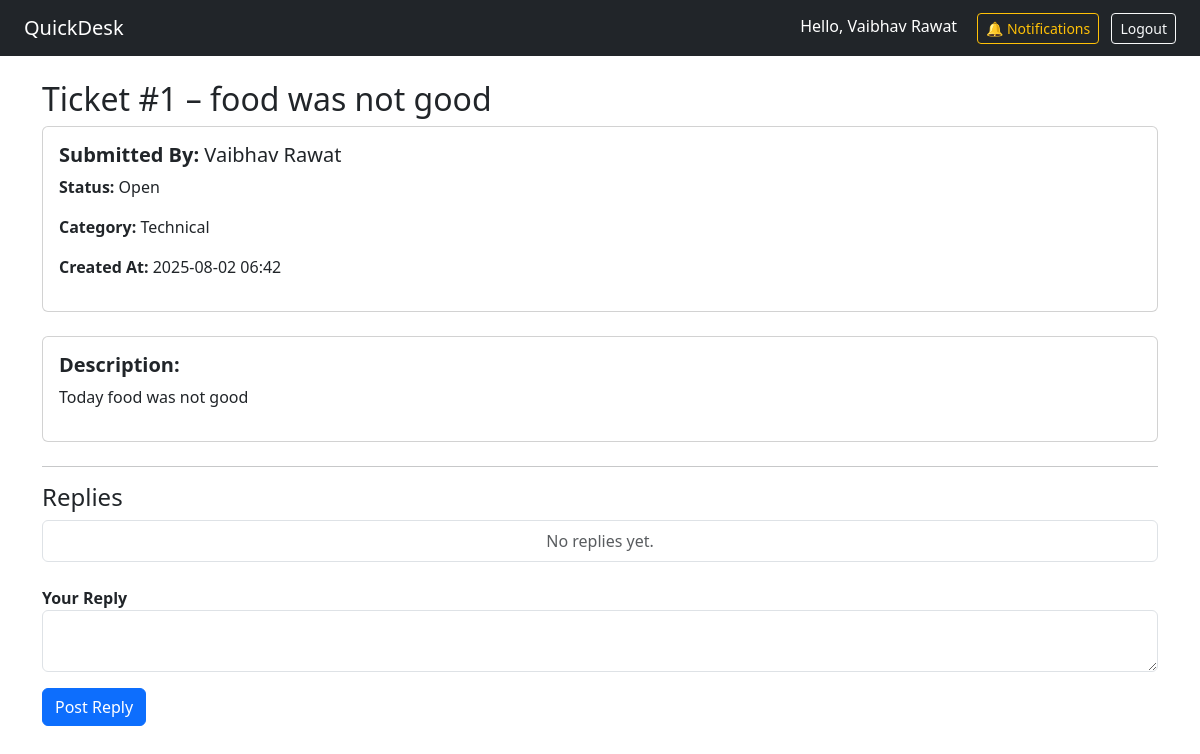
The page /ticket/1 (signed in) on the database as committed earlier.
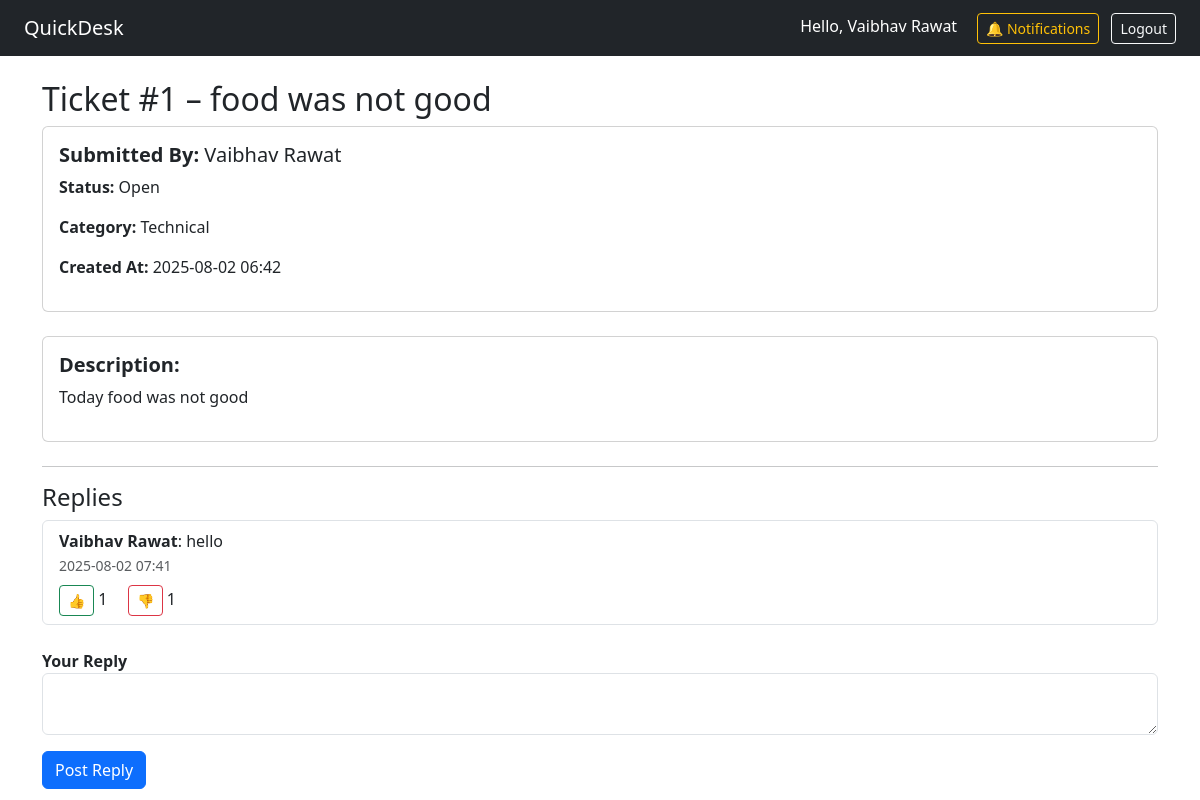
The same page on the database as committed later.
### app.py (models this page shows, shortened)
class User(db.Model, UserMixin):
    id = db.Column(db.Integer, primary_key=True)
    email = db.Column(db.String(150), unique=True, nullable=False)
    name = db.Column(db.String(150), nullable=False)
    password_hash = db.Column(db.String(200), nullable=False)
    role = db.Column(db.String(50), default='user')
    is_active = db.Column(db.Boolean, default=True)
    notifications = db.relationship('Notification', backref='user', lazy='dynamic')
    tickets = db.relationship('Ticket', backref='owner', lazy=True)
    replies = db.relationship('TicketReply', backref='author', lazy=True)

class Ticket(db.Model):
    id = db.Column(db.Integer, primary_key=True)
    subject = db.Column(db.String(200), nullable=False)
    description = db.Column(db.Text, nullable=False)
    category = db.Column(db.String(100), nullable=False)
    attachment = db.Column(db.String(200))
    status = db.Column(db.String(50), default='Open')
    user_id = db.Column(db.Integer, db.ForeignKey('user.id'), nullable=False)
    user_name = db.Column(db.String(150), nullable=False)  # ✅ store user name
    created_at = db.Column(db.DateTime, default=datetime.utcnow)
    replies = db.relationship('TicketReply', backref='ticket', lazy=True)

class TicketReply(db.Model):
    id = db.Column(db.Integer, primary_key=True)
    ticket_id = db.Column(db.Integer, db.ForeignKey('ticket.id'), nullable=False)
    user_id = db.Column(db.Integer, db.ForeignKey('user.id'), nullable=False)
    author_name = db.Column(db.String(150), nullable=False)  # ✅ store reply author name
    content = db.Column(db.Text, nullable=False)
    created_at = db.Column(db.DateTime, default=datetime.utcnow)
    votes = db.relationship('ReplyVote', backref='reply', lazy=True)

### app.py (the view, shortened to what this page needs)
@app.route('/ticket/<int:ticket_id>', methods=['GET', 'POST'])
@login_required
def ticket_detail(ticket_id):
    ticket = Ticket.query.get_or_404(ticket_id)
    replies = TicketReply.query.filter_by(ticket_id=ticket_id).order_by(TicketReply.created_at.asc()).all()
    return render_template('ticket_detail.html', ticket=ticket, replies=replies)

### app.py (called while the page is built)
@login_manager.user_loader
def load_user(user_id):
    return User.query.get(int(user_id))

### templates/ticket_detail.html (shortened to what this page needs)
{% extends 'base.html' %}
{% block content %}
<h2>Ticket #{{ ticket.id }} – {{ ticket.subject }}</h2>
<div class="card p-3 mb-4">
  <h5 class="mb-2"><strong>Submitted By:</strong> {{ ticket.user_name }}</h5>
  <p><strong>Status:</strong> {{ ticket.status }}</p>
  <p><strong>Category:</strong> {{ ticket.category }}</p>
  <p><strong>Created At:</strong> {{ ticket.created_at.strftime('%Y-%m-%d %H:%M') }}</p>
</div>
<div class="card p-3 mb-4">
  <h5><strong>Description:</strong></h5>
  <p>{{ ticket.description }}</p>
</div>
<hr>
<h4>Replies</h4>
<ul class="list-group mb-4">
  {% for reply in replies %}
    <li class="list-group-item">
      <strong>{{ reply.author_name }}</strong>: {{ reply.content }}<br>
      <small class="text-muted">{{ reply.created_at.strftime('%Y-%m-%d %H:%M') }}</small>
      <div class="mt-2">
        <form action="{{ url_for('vote_reply', reply_id=reply.id, vote_type='upvote') }}" method="post" style="display:inline;">
          <button class="btn btn-sm btn-outline-success" title="Upvote">👍</button>
        </form>
        <span class="me-3">{{ reply.votes | selectattr('vote_type', 'equalto', 'upvote') | list | length }}</span>
        <form action="{{ url_for('vote_reply', reply_id=reply.id, vote_type='downvote') }}" method="post" style="display:inline;">
          <button class="btn btn-sm btn-outline-danger" title="Downvote">👎</button>
        </form>
        <span>{{ reply.votes | selectattr('vote_type', 'equalto', 'downvote') | list | length }}</span>
      </div>
    </li>
  {% else %}
    <li class="list-group-item text-center text-muted">No replies yet.</li>
  {% endfor %}
</ul>
<form method="POST">
  <div class="mb-3">
    <label for="reply"><strong>Your Reply</strong></label>
    <textarea name="reply" class="form-control" id="reply" required></textarea>
  </div>
  <button type="submit" class="btn btn-primary">Post Reply</button>
</form>
{% endblock %}

### templates/base.html (shortened to what this page needs)
<!DOCTYPE html>
<html lang="en">
<head>
  <link href="https://cdn.jsdelivr.net/npm/bootstrap@5.3.0/dist/css/bootstrap.min.css" rel="stylesheet">
</head>
<body>
  <nav class="navbar navbar-expand-lg navbar-dark bg-dark px-4">
    <a class="navbar-brand" href="{{ url_for('dashboard') }}">QuickDesk</a>
    <div class="ms-auto">
      {% if current_user.is_authenticated %}
  <span class="text-white me-3">Hello, {{ current_user.name }}</span>
  <a class="btn btn-outline-warning btn-sm me-2" href="{{ url_for('notifications') }}">🔔 Notifications</a>
  <a class="btn btn-outline-light btn-sm" href="{{ url_for('logout') }}">Logout</a>
{% else %}
  <a class="btn btn-outline-light btn-sm" href="{{ url_for('login') }}">Login</a>
{% endif %}
    </div>
  </nav>
  <div class="container mt-4">
    {% block content %}{% endblock %}
  </div>
</body>
</html>

Rows that differ between the two databases and show on the page:
added TicketReply: author_name "Vaibhav Rawat", content "hello", created_at "2025-08-02 07:41", votes|selectattr "1"
Other text that changed with them:
text no longer shown: "No replies yet."
